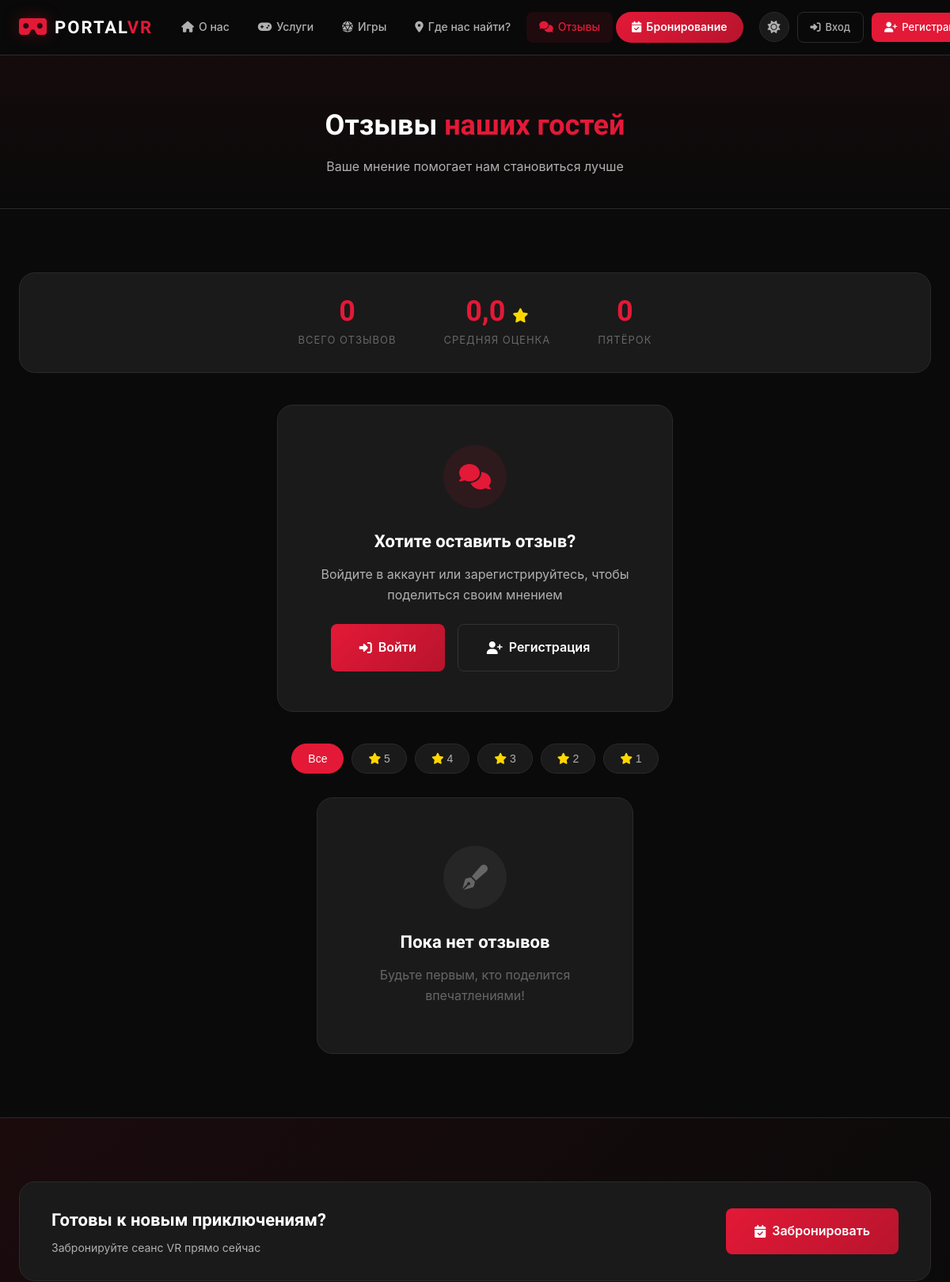
The page /reviews/ (upper part) on the database as committed earlier.
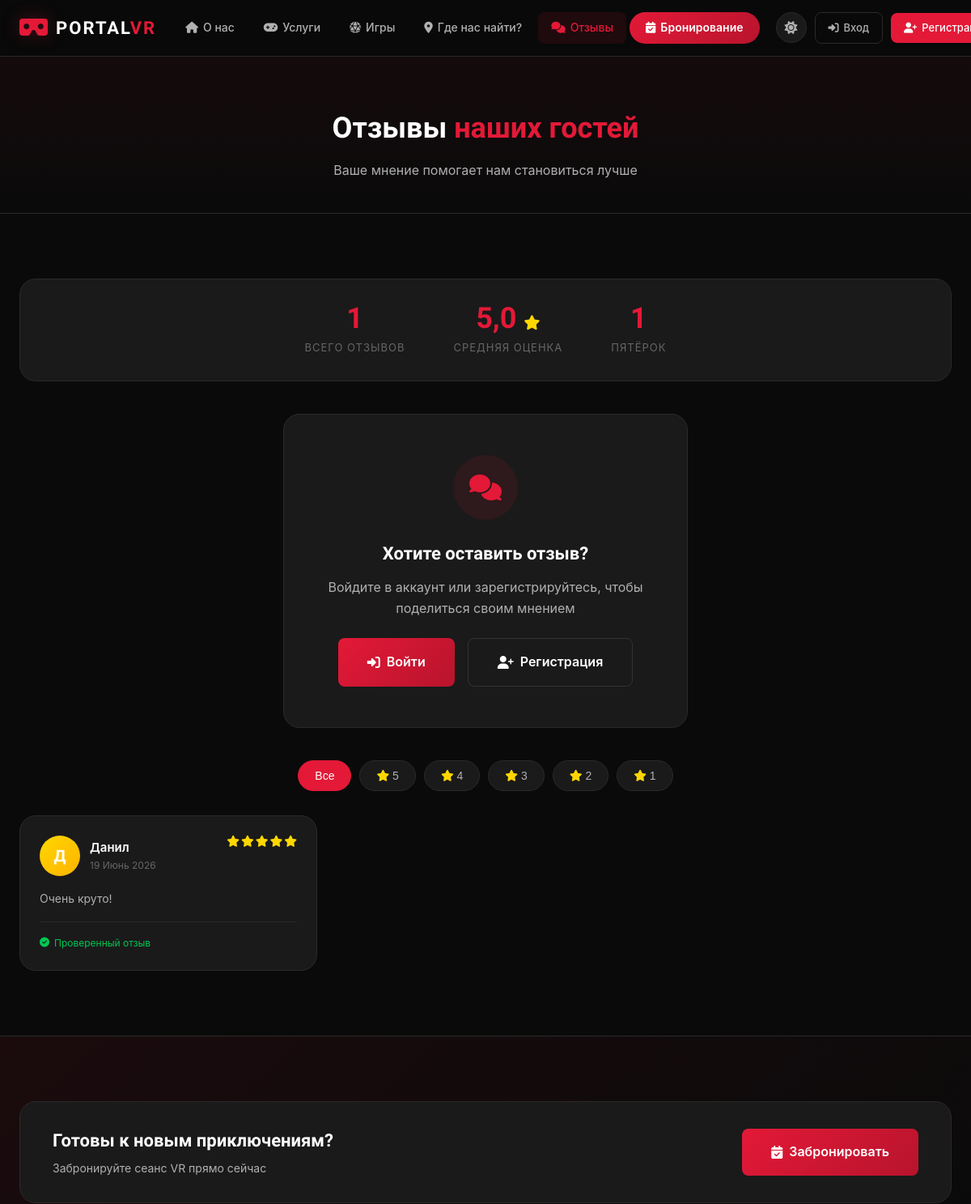
The same page on the database as committed later.
### main/models.py (models this page shows, shortened)
class Review(models.Model):
    user = models.ForeignKey(
        User,
        on_delete=models.CASCADE,
        related_name="reviews",
        verbose_name="Пользователь",
    )
    name = models.CharField("Имя автора", max_length=100)
    text = models.TextField("Текст отзыва")
    rating = models.PositiveIntegerField(
        "Оценка",
        choices=[(i, i) for i in range(1, 6)],
        default=5,
    )
    is_active = models.BooleanField("Опубликован", default=True)
    created_at = models.DateTimeField("Дата", auto_now_add=True)
    class Meta:
        verbose_name = "Отзыв"
        verbose_name_plural = "Отзывы"
        ordering = ["-created_at"]

### main/views.py (the view)
# urls.py: path("reviews/", views.reviews_view, name="reviews"),
def reviews_view(request):
    reviews = Review.objects.filter(is_active=True).order_by("-created_at")
    reviews_count = reviews.count()
    avg_rating = reviews.aggregate(avg=Avg("rating"))["avg"] or 0
    five_star_count = reviews.filter(rating=5).count()
    return render(
        request,
        "main/reviews.html",
        {
            "reviews": reviews,
            "reviews_count": reviews_count,
            "avg_rating": avg_rating,
            "five_star_count": five_star_count,
            "page_title": "Отзывы",
        },
    )

### main/context_processors.py (called while the page is built)
def global_context(request):
    return {
        "site_name": "Portal VR",
        "site_phone": "+7 (951) 091-44-45",
        "site_email": "portal_vr_ulyanovsk@mail.ru",
        "site_address": "г. Ульяновск, ул. Дворцовая, д. 4а/1",
    }

### main/templates/main/reviews.html (shortened to what this page needs)
{% extends 'main/base.html' %}
{% block content %}
<section class="page-header">
    <div class="container">
        <h1 class="page-title">
            Отзывы <span class="accent">наших гостей</span>
        </h1>
        <p class="page-subtitle">Ваше мнение помогает нам становиться лучше</p>
    </div>
</section>
<section class="section">
    <div class="container">
        <div class="reviews-stats">
            <div class="reviews-stat">
                <div class="reviews-stat-value">{{ reviews_count }}</div>
                <div class="reviews-stat-label">Всего отзывов</div>
            </div>
            <div class="reviews-stat">
                <div class="reviews-stat-value">{{ avg_rating|floatformat:1 }} <i class="fas fa-star"></i></div>
                <div class="reviews-stat-label">Средняя оценка</div>
            </div>
            <div class="reviews-stat">
                <div class="reviews-stat-value">{{ five_star_count }}</div>
                <div class="reviews-stat-label">Пятёрок</div>
            </div>
        </div>
        {% if user.is_authenticated %}
        <div class="review-add-card">
            <div class="review-add-header">
                <div class="review-avatar">
                    <i class="fas fa-user"></i>
                </div>
                <div class="review-add-info">
                    <h3>{{ user.name }}</h3>
                    <span class="review-badge">Вы авторизованы</span>
                </div>
            </div>
            <form method="post" action="{% url 'main:review_add' %}" class="review-form">
                {% csrf_token %}
                <div class="review-rating-select">
                    <label>Ваша оценка:</label>
                    <div class="rating-stars">
                        {% for i in "54321"|make_list %}
                        <input type="radio" name="rating" value="{{ i }}" id="star{{ i }}" {% if forloop.first %}checked{% endif %}>
                        <label for="star{{ i }}"><i class="fas fa-star"></i></label>
                        {% endfor %}
                    </div>
                </div>
                <div class="form-group">
                    <textarea name="text" class="form-input" rows="4" placeholder="Поделитесь своими впечатлениями от виртуальных приключений..." required minlength="10"></textarea>
                </div>
                <div class="review-form-actions">
                    <button type="submit" class="btn btn-primary btn-lg">
                        <i class="fas fa-paper-plane"></i> Опубликовать отзыв
                    </button>
                </div>
            </form>
        </div>
        {% else %}
        <div class="review-login-card">
            <div class="review-login-icon">
                <i class="fas fa-comments"></i>
            </div>
            <h3>Хотите оставить отзыв?</h3>
            <p>Войдите в аккаунт или зарегистрируйтесь, чтобы поделиться своим мнением</p>
            <div class="review-login-buttons">
                <a href="{% url 'main:login' %}?next={% url 'main:reviews' %}" class="btn btn-primary btn-lg">
                    <i class="fas fa-sign-in-alt"></i> Войти
                </a>
                <a href="{% url 'main:register' %}?next={% url 'main:reviews' %}" class="btn btn-outline btn-lg">
                    <i class="fas fa-user-plus"></i> Регистрация
                </a>
            </div>
        </div>
        {% endif %}
        <div class="reviews-filter">
            <button class="filter-btn active" data-rating="all">Все</button>
            <button class="filter-btn" data-rating="5">
                <i class="fas fa-star"></i> 5
            </button>
            <button class="filter-btn" data-rating="4">
                <i class="fas fa-star"></i> 4
            </button>
            <button class="filter-btn" data-rating="3">
                <i class="fas fa-star"></i> 3
            </button>
            <button class="filter-btn" data-rating="2">
                <i class="fas fa-star"></i> 2
            </button>
            <button class="filter-btn" data-rating="1">
                <i class="fas fa-star"></i> 1
            </button>
        </div>
        {% if reviews %}
        <div class="reviews-masonry" id="reviewsGrid">
            {% for review in reviews %}
            <div class="review-card-item" data-rating="{{ review.rating }}">
                <div class="review-card-inner">
                    <div class="review-card-header">
                        <div class="review-user">
                            <div class="review-avatar {% if review.rating == 5 %}gold{% endif %}">
                                {{ review.name|first|upper }}
                            </div>
                            <div class="review-user-info">
                                <span class="review-name">{{ review.name }}</span>
                                <span class="review-date">{{ review.created_at|date:"d F Y" }}</span>
                            </div>
                        </div>
                        <div class="review-stars">
                            {% for i in "12345"|make_list %}
                            <i class="fas fa-star{% if forloop.counter <= review.rating %} active{% endif %}"></i>
                            {% endfor %}
                        </div>
                    </div>
                    <div class="review-card-body">
                        <p>{{ review.text }}</p>
                    </div>
                    <div class="review-card-footer">
                        <div class="review-verified">
                            <i class="fas fa-check-circle"></i> Проверенный отзыв
                        </div>
                    </div>
                </div>
            </div>
            {% endfor %}
        </div>
        {% else %}
        <div class="no-reviews-card">
            <div class="no-reviews-icon">
                <i class="fas fa-pen-fancy"></i>
            </div>
            <h3>Пока нет отзывов</h3>
            <p>Будьте первым, кто поделится впечатлениями!</p>
        </div>
        {% endif %}
    </div>
</section>
<section class="section section-cta-small">
    <div class="container">
        <div class="cta-small-content">
            <div class="cta-small-text">
                <h3>Готовы к новым приключениям?</h3>
                <p>Забронируйте сеанс VR прямо сейчас</p>
            </div>
            <a href="{% url 'main:booking_list' %}" class="btn btn-primary btn-lg">
                <i class="fas fa-calendar-check"></i> Забронировать
            </a>
        </div>
    </div>
</section>
{% endblock %}

### main/templates/main/base.html (shortened to what this page needs)
{% load static %}
{% load widget_tweaks %}
{% load custom_filters %}
<!DOCTYPE html>
<html lang="ru">
<head>
    <link rel="stylesheet" href="https://cdnjs.cloudflare.com/ajax/libs/font-awesome/6.5.0/css/all.min.css">
    <link rel="stylesheet" href="{% static 'main/css/style.css' %}">
</head>
<body>
    {% include 'main/includes/navbar.html' %}
    <main class="main-content">
        {% block content %}{% endblock %}
    </main>
</body>
</html>

### main/templates/main/includes/navbar.html (shortened to what this page needs)
{% load static %}
<nav class="navbar" id="navbar">
    <div class="nav-container">
        <a href="{% url 'main:index' %}" class="nav-logo">
            <span class="logo-icon"><i class="fas fa-vr-cardboard"></i></span>
            <span class="logo-text">PORTAL<span class="logo-accent">VR</span></span>
        </a>
        <ul class="nav-menu" id="navMenu">
            <li><a href="{% url 'main:index' %}" class="nav-link {% if request.resolver_match.url_name == 'index' %}active{% endif %}">
                <i class="fas fa-home"></i> О нас
            </a></li>
            <li><a href="{% url 'main:services' %}" class="nav-link {% if request.resolver_match.url_name == 'services' %}active{% endif %}">
                <i class="fas fa-gamepad"></i> Услуги
            </a></li>
            <li><a href="{% url 'main:games' %}" class="nav-link {% if request.resolver_match.url_name == 'games' %}active{% endif %}">
                <i class="fas fa-dice-d20"></i> Игры
            </a></li>
            <li><a href="{% url 'main:contact' %}" class="nav-link {% if request.resolver_match.url_name == 'contact' %}active{% endif %}">
                <i class="fas fa-map-marker-alt"></i> Где нас найти?
            </a></li>
            <li><a href="{% url 'main:reviews' %}" class="nav-link {% if request.resolver_match.url_name == 'reviews' %}active{% endif %}">
                <i class="fas fa-comments"></i> Отзывы
            </a></li>
            <li>
                <a href="{% url 'main:booking_list' %}" class="nav-link nav-btn-booking {% if 'booking' in request.resolver_match.url_name %}active{% endif %}">
                    <i class="fas fa-calendar-check"></i> Бронирование
                </a>
            </li>
        </ul>
        <div class="nav-auth">
            <button class="theme-toggle" id="themeToggle" title="Переключить тему">
                <i class="fas fa-sun"></i>
            </button>
            {% if user.is_authenticated %}
                <a href="{% url 'main:profile' %}" class="nav-user" title="Профиль">
                    <i class="fas fa-user-circle"></i>
                    <span>{{ user.name }}</span>
                    {% if user.loyalty_points > 0 %}
                        <span class="loyalty-badge">{{ user.loyalty_points }} ⭐</span>
                    {% endif %}
                </a>
                <a href="{% url 'main:logout' %}" class="nav-btn nav-btn-logout" title="Выход">
                    <i class="fas fa-sign-out-alt"></i>
                </a>
            {% else %}
                <a href="{% url 'main:login' %}" class="nav-btn nav-btn-login">
                    <i class="fas fa-sign-in-alt"></i> Вход
                </a>
                <a href="{% url 'main:register' %}" class="nav-btn nav-btn-register">
                    <i class="fas fa-user-plus"></i> Регистрация
                </a>
            {% endif %}
        </div>
    </div>
</nav>

Rows that differ between the two databases and show on the page:
added Review: name|first "Д", name "Данил", created_at "19 Июнь 2026", rating 5 (drawn), text "Очень круто!"
Other text that changed with them:
{{ reviews_count }}: "0" → "1"
{{ avg_rating|floatformat:1 }}: "0,0" → "5,0"
{{ five_star_count }}: "0" → "1"
text no longer shown: "Пока нет отзывов Будьте первым, кто поделится впечатлениями!"
